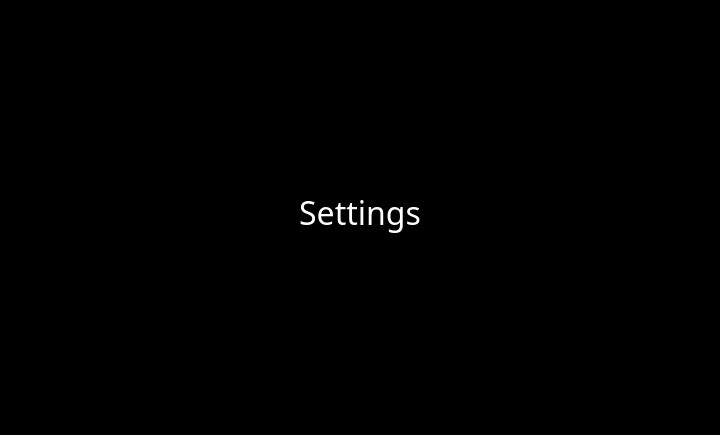
<?xml version="1.0" encoding="UTF-8"?>
<ui version="4.0">
 <class>content</class>
 <widget class="QWidget" name="content">
  <property name="geometry">
   <rect>
    <x>0</x>
    <y>0</y>
    <width>720</width>
    <height>435</height>
   </rect>
  </property>
  <property name="windowTitle">
   <string>Form</string>
  </property>
  <property name="styleSheet">
   <string notr="true">#content {
	background: black;
}

* {
	color: white;
}</string>
  </property>
  <widget class="QLabel" name="label">
   <property name="geometry">
    <rect>
     <x>260</x>
     <y>187</y>
     <width>200</width>
     <height>50</height>
    </rect>
   </property>
   <property name="font">
    <font>
     <family>Avenir Next LT Pro</family>
     <pointsize>24</pointsize>
    </font>
   </property>
   <property name="text">
    <string>Settings</string>
   </property>
   <property name="alignment">
    <set>Qt::AlignCenter</set>
   </property>
  </widget>
 </widget>
 <resources/>
 <connections/>
</ui>
